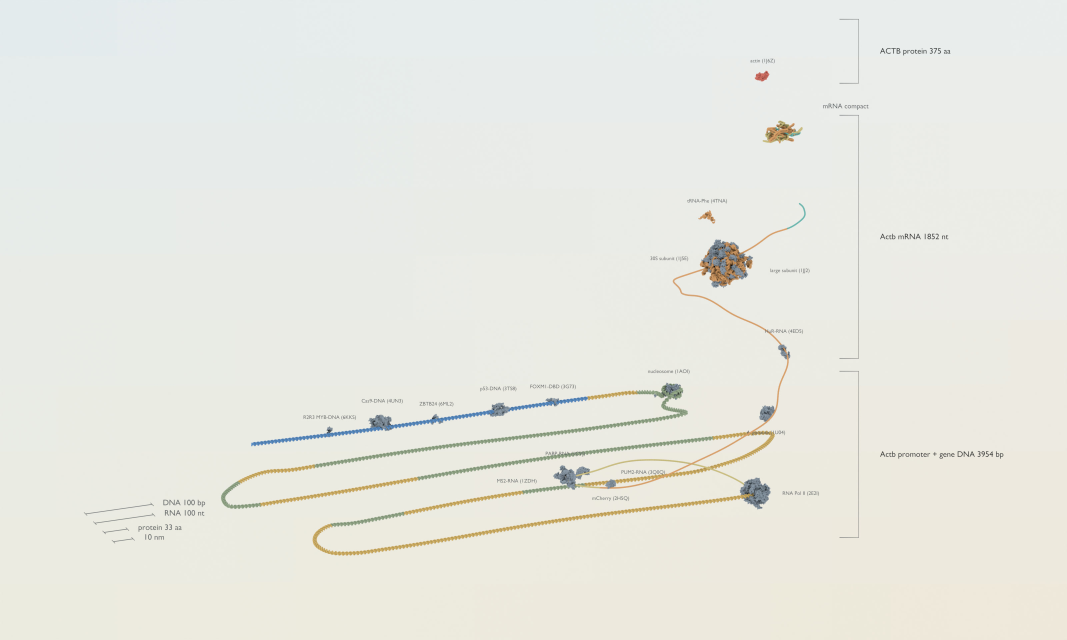
#> input picture docs/images/v6-overview.jpg, 3200 x 1920 px (shown at 1/3 size)
$ python build_readme_gif.py
#> lines starting #> are read from the running program, lines starting #| are printed output that depends on the picture
#!/usr/bin/env python3
"""Create a small README GIF fallback from existing tracked V6 stills."""

from __future__ import annotations

import argparse
from pathlib import Path

from PIL import Image, ImageDraw


ROOT = Path(__file__).resolve().parents[3]
DEFAULT_OUTPUT = ROOT / "docs" / "images" / "v6-flythrough-preview.gif"
DEFAULT_INPUTS = [
    ROOT / "docs" / "images" / "v6-overview.jpg",
    ROOT / "docs" / "images" / "v6-p53-dna.jpg",
    ROOT / "docs" / "images" / "v6-transcription-end.jpg",
    ROOT / "docs" / "images" / "v6-nucleosome-loop.jpg",
    ROOT / "docs" / "images" / "v6-translation.jpg",
    ROOT / "docs" / "images" / "v6-actin.jpg",
]
CAPTIONS = [
    "V6 flythrough: annotated canonical overview",
    "p53 tetramer bound to DNA",
    "RNA polymerase II at the gene end and nascent RNA 3′ end",
    "Nucleosome loop on ACTB DNA",
    "Ribosome and tRNA translation machinery",
    "ACTB protein endpoint",
]


def parse_args() -> argparse.Namespace:
    parser = argparse.ArgumentParser(description=__doc__)
    parser.add_argument("--output", type=Path, default=DEFAULT_OUTPUT)
    parser.add_argument("--width", type=int, default=720)
    return parser.parse_args()


def main() -> None:
    args = parse_args()
    frames = []
    for path, caption in zip(DEFAULT_INPUTS, CAPTIONS):
        image = Image.open(path).convert("RGB")
#> image is the input picture: PIL image 3200x1920 RGB; mean R, G, B 232.4, 233.2, 226.4
        height = round(image.height * args.width / image.width)
#> height = 432
        image = image.resize((args.width, height), Image.Resampling.LANCZOS)
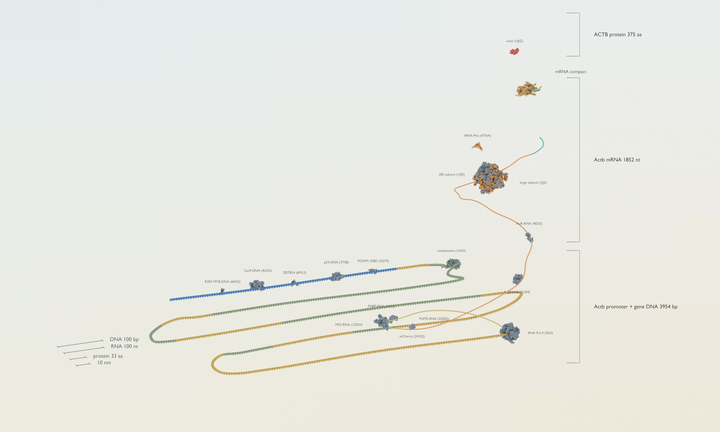
#> image: PIL image 720x432 RGB; mean R, G, B 232.4, 233.2, 226.4
        canvas = Image.new("RGB", (args.width, height + 54), "white")
#> canvas: PIL image 720x486 RGB; every value is 255
        canvas.paste(image, (0, 0))
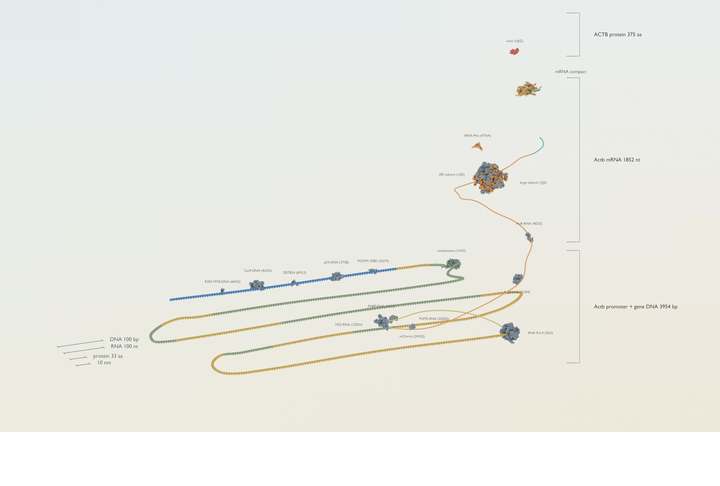
#> canvas: PIL image 720x486 RGB; mean R, G, B 234.9, 235.6, 229.6
        draw = ImageDraw.Draw(canvas)
        draw.rectangle((0, height, args.width, height + 54), fill=(245, 247, 248))
        draw.text((18, height + 18), caption, fill=(18, 22, 26))
        frames.append(canvas)
#> pass 2 of the loop in main, `for path, caption in zip(DEFAULT_INPUTS, CAPTIONS):`:
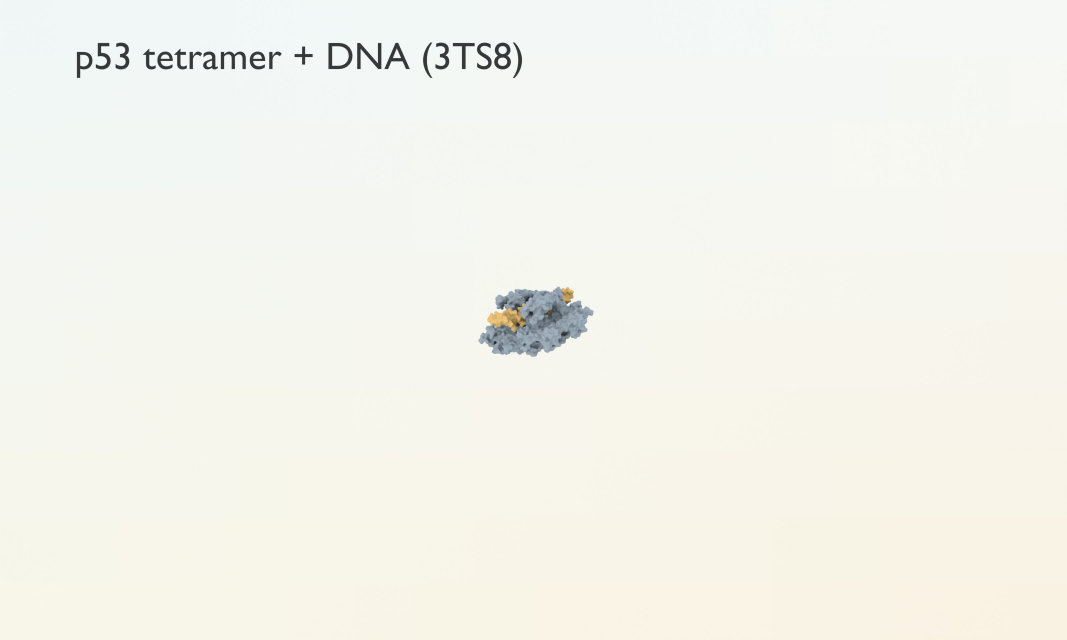
#> input picture docs/images/v6-p53-dna.jpg, 3200 x 1920 px (shown at 1/3 size)
#> in main, image is the input picture: PIL image 3200x1920 RGB; mean R, G, B 244.2, 244.3, 236.5
#> in main, `image = image.resize((args.width, height), Image.Resampling.LANCZOS)`:
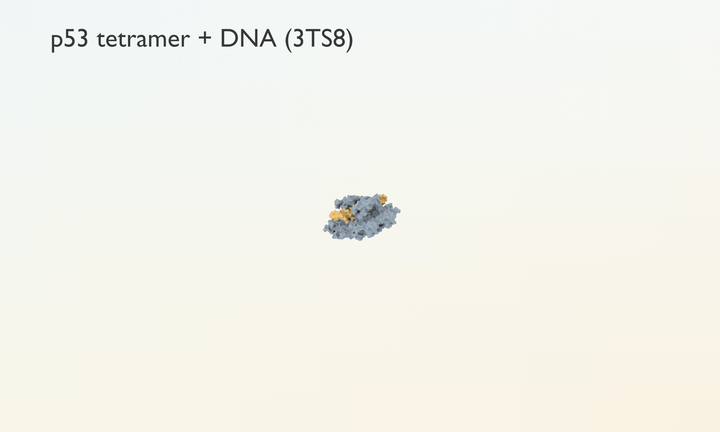
#> image: PIL image 720x432 RGB; mean R, G, B 244.2, 244.2, 236.5
#> in main, `canvas.paste(image, (0, 0))`:
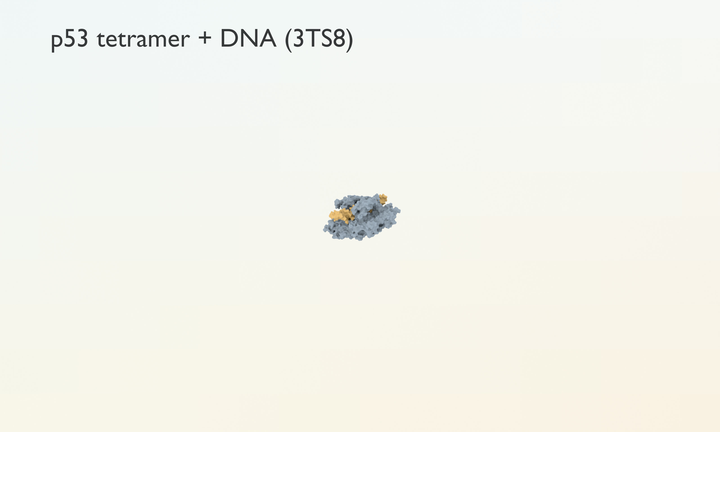
#> canvas: PIL image 720x486 RGB; mean R, G, B 245.4, 245.4, 238.6
#> pass 3 of the loop in main, `for path, caption in zip(DEFAULT_INPUTS, CAPTIONS):`:
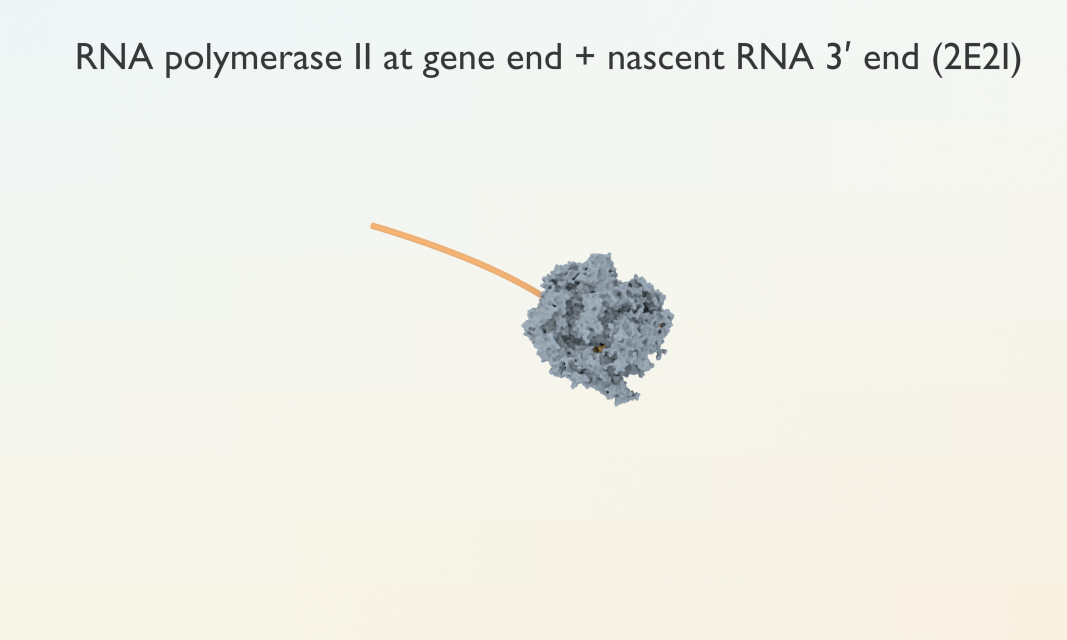
#> input picture docs/images/v6-transcription-end.jpg, 3200 x 1920 px (shown at 1/3 size)
#> in main, image is the input picture: PIL image 3200x1920 RGB; mean R, G, B 240.5, 240.7, 233.4
#> in main, `image = image.resize((args.width, height), Image.Resampling.LANCZOS)`:
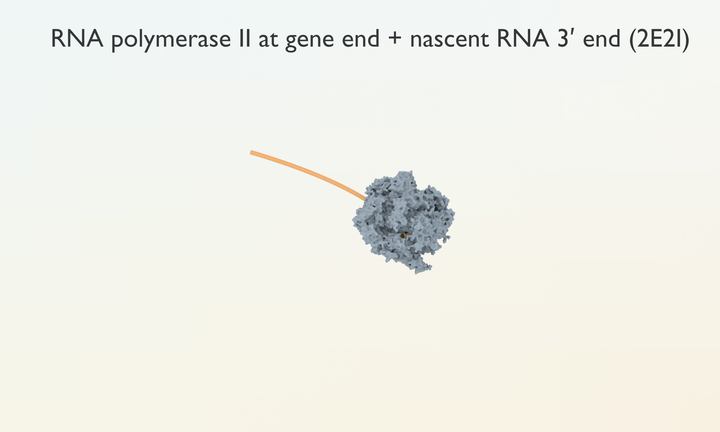
#> image: PIL image 720x432 RGB; mean R, G, B 240.5, 240.7, 233.3
#> in main, `canvas.paste(image, (0, 0))`:
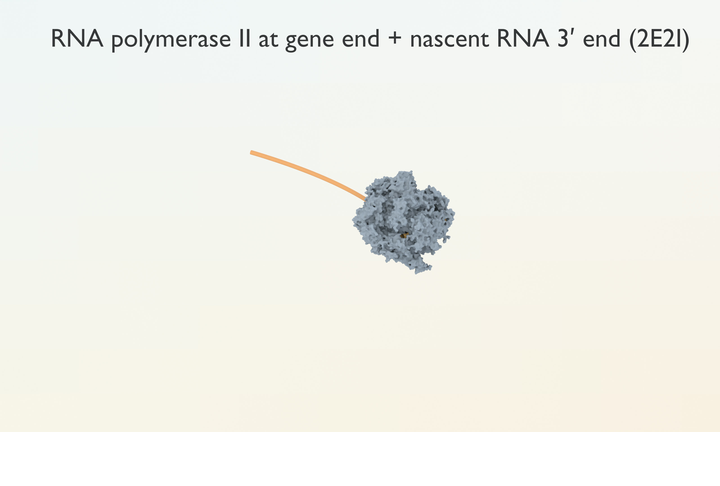
#> canvas: PIL image 720x486 RGB; mean R, G, B 242.1, 242.3, 235.8
#> the loop made 6 passes; the first 3 are shown
    args.output.parent.mkdir(parents=True, exist_ok=True)
    frames[0].save(
        args.output,
        save_all=True,
        append_images=frames[1:],
        duration=900,
        loop=0,
        optimize=True,
    )
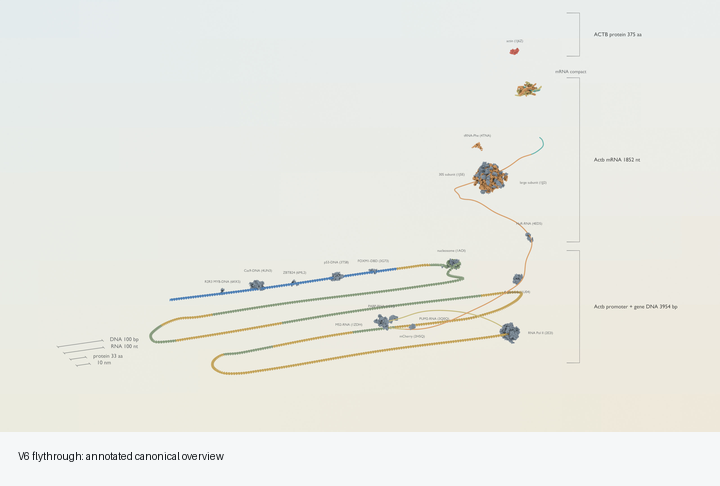
#> saved as v6-flythrough-preview.gif: PIL image 720x486 RGB; mean R, G, B 233.5, 234.4, 228.5
    print(args.output)


if __name__ == "__main__":
    main()
